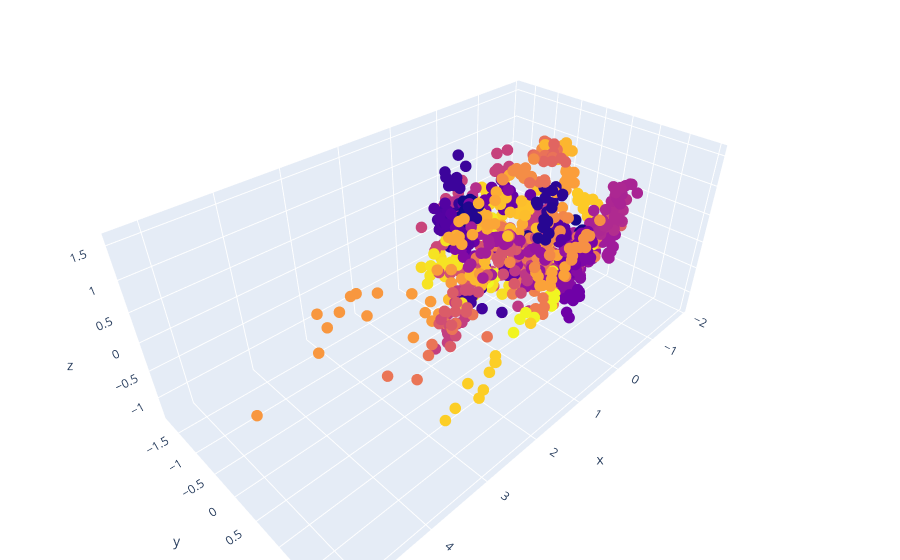

Here is the notebook cell this chart was saved with:
### Markdown cell above
# Visualize the Data

Here I will use PCA to project the data into the 3d space to be visualized. Another step after this is to understand the amount of explained variance for those 3 eigenvectors to check if they are sufficient to preserve the variance in the dataset.

### Code cell
le = LabelEncoder()
species = le.fit_transform(data["species"])

first_component = data_red[:, 0]
second_component = data_red[:, 1]
third_component = data_red[:, 2]

markers = dict( size=4, color=species)
scatter = go.Scatter3d(x= first_component, 
                       y= second_component, 
                       z= third_component, 
                       mode='markers', 
                       marker= markers)
fig = go.Figure(data=[scatter])

# center the layout
fig.update_layout(margin=dict(l=0, r=0, b=0, t=0))
fig.show()

### Figure 1 — Plotly figure (JSON) as saved in the notebook; plotly's stock layout.template omitted (floating-point values rounded to 4 significant figures; data arrays with more than 128 entries replaced by an {"elided": "..."} marker saying what was removed)
{"data": [{"marker": {"color": {"elided": "990 int values"}, "size": 4}, "mode": "markers", "type": "scatter3d", "x": {"elided": "990 float values"}, "y": {"elided": "990 float values"}, "z": {"elided": "990 float values"}}], "layout": {"margin": {"b": 0, "l": 0, "r": 0, "t": 0}}}
